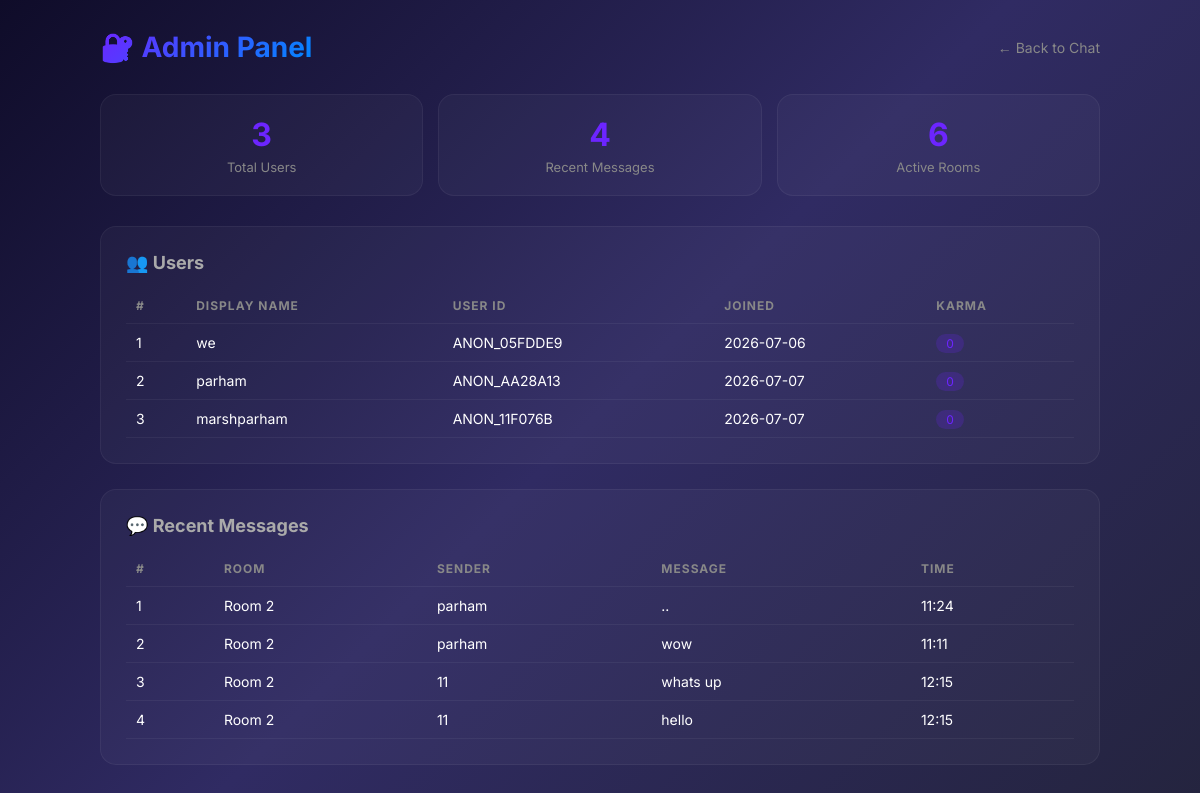
Page /admin-panel/ on the committed database.
### aura/models.py (models this page shows, shortened)
class AnonymousUser(models.Model):
    user_id = models.CharField(max_length=20, unique=True)
    ip_address = models.GenericIPAddressField()
    user_agent = models.TextField(blank=True)
    display_name = models.CharField(max_length=100, blank=True)  # اسم نمایشی
    bio = models.TextField(max_length=500, blank=True)  # بیوگرافی
    avatar = models.ImageField(upload_to='avatars/', null=True, blank=True)  # عکس پروفایل
    reputation = models.IntegerField(default=0)
    karma = models.IntegerField(default=0)  # <-- فیلد کارما اضافه شد
    trust_score = models.IntegerField(default=50)
    posts_count = models.PositiveIntegerField(default=0)
    is_banned = models.BooleanField(default=False)
    ban_reason = models.TextField(blank=True)
    ban_expires_at = models.DateTimeField(null=True, blank=True)
    created_at = models.DateTimeField(auto_now_add=True)
    last_active = models.DateTimeField(auto_now=True)

class ChatMessage(models.Model):
    room_id = models.IntegerField()
    sender = models.CharField(max_length=100)
    message = models.TextField(blank=True, null=True)  # می‌تونه خالی باشه
    file = models.FileField(upload_to='chat_files/%Y/%m/%d/', null=True, blank=True)  # فایل
    file_type = models.CharField(max_length=50, default='text')  # text, image, video, audio, file
    is_system = models.BooleanField(default=False)
    created_at = models.DateTimeField(auto_now_add=True)
    class Meta:
        ordering = ['created_at']

### aura/views.py (the view)
# urls.py: path('admin-panel/', views.admin_panel, name='admin_panel'),
def admin_panel(request):
    if request.META.get('REMOTE_ADDR') != '127.0.0.1':
        return redirect('/')
    users = AnonymousUser.objects.all()
    messages = ChatMessage.objects.all().order_by('-created_at')[:20]
    context = {
        'users': users,
        'messages': messages,
    }
    return render(request, 'admin_panel.html', context)

### templates/admin_panel.html (shortened to what this page needs)
<!DOCTYPE html>
<html>
<head>
</head>
<body>
    <div class="container">
        <div class="header">
            <h1>🔐 Admin Panel</h1>
            <a href="/chat/">← Back to Chat</a>
        </div>
        <div class="stats-grid">
            <div class="stat-card">
                <div class="number">{{ users|length }}</div>
                <div class="label">Total Users</div>
            </div>
            <div class="stat-card">
                <div class="number">{{ messages|length }}</div>
                <div class="label">Recent Messages</div>
            </div>
            <div class="stat-card">
                <div class="number">6</div>
                <div class="label">Active Rooms</div>
            </div>
        </div>
        <div class="card">
            <h2>👥 Users</h2>
            <table>
                <tr>
                    <th>#</th>
                    <th>Display Name</th>
                    <th>User ID</th>
                    <th>Joined</th>
                    <th>Karma</th>
                </tr>
                {% for user in users %}
                <tr>
                    <td>{{ forloop.counter }}</td>
                    <td>{{ user.display_name|default:"Anonymous" }}</td>
                    <td>{{ user.user_id|slice:":12" }}</td>
                    <td>{{ user.created_at|date:"Y-m-d" }}</td>
                    <td><span class="badge">{{ user.reputation|default:0 }}</span></td>
                </tr>
                {% empty %}
                <tr><td colspan="5" class="empty-state">No users yet. Be the first!</td></tr>
                {% endfor %}
            </table>
        </div>
        <div class="card">
            <h2>💬 Recent Messages</h2>
            <table>
                <tr>
                    <th>#</th>
                    <th>Room</th>
                    <th>Sender</th>
                    <th>Message</th>
                    <th>Time</th>
                </tr>
                {% for msg in messages %}
                <tr>
                    <td>{{ forloop.counter }}</td>
                    <td>Room {{ msg.room_id }}</td>
                    <td>{{ msg.sender }}</td>
                    <td style="max-width:250px; overflow:hidden; text-overflow:ellipsis; white-space:nowrap;">{{ msg.message }}</td>
                    <td>{{ msg.created_at|date:"H:i" }}</td>
                </tr>
                {% empty %}
                <tr><td colspan="5" class="empty-state">No messages yet.</td></tr>
                {% endfor %}
            </table>
        </div>
    </div>
</body>
</html>

### templates/admin_panel.html (style rules this page uses)
* { margin: 0; padding: 0; box-sizing: border-box; }
body { font-family: 'Inter', sans-serif; background: linear-gradient(135deg, #0f0c29, #302b63, #24243e); min-height: 100vh; padding: 30px; color: #fff; }
.container { max-width: 1000px; margin: 0 auto; }
.header { display: flex; justify-content: space-between; align-items: center; margin-bottom: 30px; }
.header h1 { font-size: 28px; background: linear-gradient(135deg, #6C25FF, #0088FF); -webkit-background-clip: text; -webkit-text-fill-color: transparent; }
.header a { color: #888; text-decoration: none; font-size: 14px; }
.stats-grid { display: grid; grid-template-columns: repeat(3, 1fr); gap: 15px; margin-bottom: 30px; }
.stat-card { background: rgba(255,255,255,0.03); padding: 20px; border-radius: 16px; text-align: center; border: 1px solid rgba(255,255,255,0.05); }
.stat-card .number { font-size: 32px; font-weight: 700; color: #6C25FF; }
.stat-card .label { font-size: 13px; color: #888; margin-top: 5px; }
.card { background: rgba(255,255,255,0.03); border: 1px solid rgba(255,255,255,0.05); border-radius: 16px; padding: 25px; margin-bottom: 25px; }
.card h2 { font-size: 18px; color: #aaa; margin-bottom: 15px; }
table { width: 100%; border-collapse: collapse; }
th, td { padding: 10px; text-align: left; border-bottom: 1px solid rgba(255,255,255,0.05); }
th { color: #888; font-size: 12px; text-transform: uppercase; letter-spacing: 1px; }
td { font-size: 14px; }
.badge { background: rgba(108,37,255,0.2); color: #6C25FF; padding: 2px 10px; border-radius: 50px; font-size: 12px; }

### rows in the picture
AnonymousUser: display_name "we", user_id "ANON_05FDDE9", created_at "2026-07-06", reputation "0"
AnonymousUser: display_name "parham", user_id "ANON_AA28A13", created_at "2026-07-07", reputation "0"
AnonymousUser: display_name "marshparham", user_id "ANON_11F076B", created_at "2026-07-07", reputation "0"
ChatMessage: room_id "2", sender "parham", message "..", created_at "11:24"
ChatMessage: room_id "2", sender "parham", message "wow", created_at "11:11"
ChatMessage: room_id "2", sender "11", message "whats up", created_at "12:15"
ChatMessage: room_id "2", sender "11", message "hello", created_at "12:15"

### other values in the picture
{{ users|length }} "3"
{{ messages|length }} "4"
